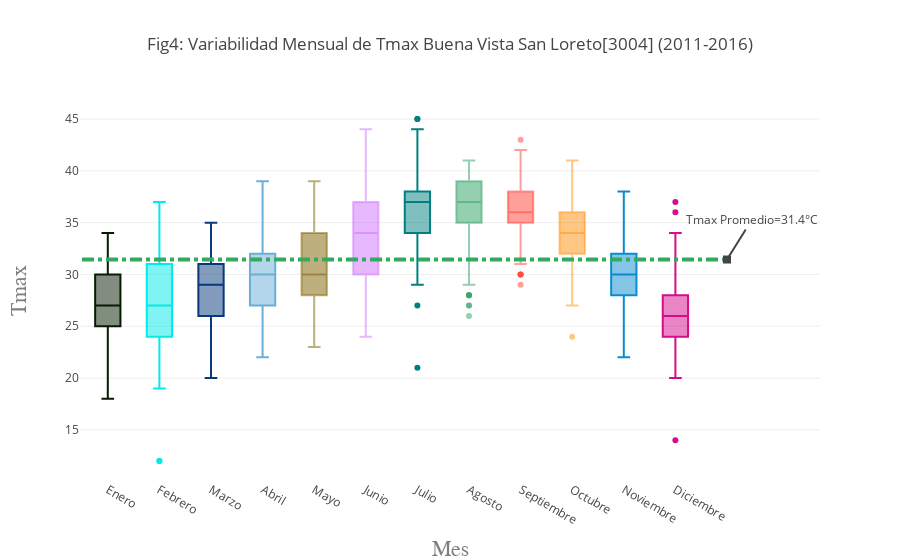

Write notebook code for a chart like this one.
### Code cell
#Vamos a crear los Boxplots

trace1 = go.Box(y=z1['Tmax'],
    name = 'Enero',
    marker = dict(
    color = 'rgb(5, 28, 0.5)',)
    )

trace2 = go.Box(y=z2['Tmax'],
    name = 'Febrero',
    marker = dict(
    color = 'rgb(2,234,234)',)
    )

trace3 = go.Box(y=z3['Tmax'],
    name = 'Marzo',
    marker = dict(
    color = 'rgb(9,56,125)',)
    )

trace4 = go.Box(y=z4['Tmax'],
    name = 'Abril',
    marker = dict(
    color = 'rgb(107,174,214)',)
    )

trace5 = go.Box(y=z5['Tmax'],
    name = 'Mayo',
    marker = dict(
    color = 'rgba(127, 96, 0, 0.5)',)
    )

trace6 = go.Box(y=z6['Tmax'],
    name = 'Junio',
    marker = dict(
    color = 'rgba(207, 114, 255, 0.5)',)
    )

trace7 = go.Box(y=z7['Tmax'],
    name = 'Julio',
    marker = dict(
    color = 'rgb(0, 128, 128)',)
    )

trace8 = go.Box(y=z8['Tmax'],
    name = 'Agosto',
    marker = dict(
    color = 'rgba(44, 160, 101, 0.5)',)
    )

trace9 = go.Box(y=z9['Tmax'],
    name = 'Septiembre',
    marker = dict(
    color = 'rgba(255, 65, 54, 0.5)',)
    )

trace10 = go.Box(y=z10['Tmax'],
    name = 'Octubre',
    marker = dict(
    color = 'rgba(255, 144, 14, 0.5)',)
    )

trace11 = go.Box(y=z11['Tmax'],
    name = 'Noviembre',
    marker = dict(
    color = 'rgb(10, 140, 208)',)
    )

trace12 = go.Box(y=z12['Tmax'],
    name = 'Diciembre',
    marker = dict(
    color = 'rgb(214, 12, 140)',)
    )


data = [trace1, trace2, trace3, trace4, trace5, trace6, trace7, trace8, trace9, trace10, trace11, trace12]

layout = go.Layout(
    title='Fig4: Variabilidad Mensual de Tmax Buena Vista San Loreto[3004] (2011-2016)',
    xaxis=dict(
        title='Mes',
        titlefont=dict(
            family='Calibri Light, monospace',
            size=22,
            color='#7f7f7f'
        )
    ),
    yaxis=dict(
        title='Tmax',
        titlefont=dict(
            family='Calibri Light, monospace',
            size=22,
            color='#7f7f7f'
        )
    ),
    #El promedio de la Temperatura máxima como referencia:
    shapes = [
        {
            'type': 'line',
            'x0': -0.5,
            'y0': 31.441130152848537,
            'x1': 12,
            'y1': 31.441130152848537,
            'line': {
                'color': 'rgb(50, 171, 96)',
                'width': 4,
                'dash': 'dashdot',
            },
        }
    ],
    showlegend=False,
    annotations=[
        dict(
            x=12,
            y=31.441130152848537,
            xref='x',
            yref='y',
            text='Tmax Promedio=31.4°C',
            showarrow=True,
            arrowhead=7,
            ax=25,
            ay=-40
        )
    ]
)

fig = go.Figure({
    'data': data,
    'layout': layout,
})

iplot({'data': data, 'layout': layout}, filename='timestamp-highlight')

### Figure 1 — Plotly figure (JSON) as saved in the notebook; plotly's stock layout.template omitted (floating-point values rounded to 4 significant figures; data arrays with more than 128 entries replaced by an {"elided": "..."} marker saying what was removed)
{"data": [{"marker": {"color": "rgb(5, 28, 0.5)"}, "name": "Enero", "type": "box", "uid": "acf3d2a4-e441-11e8-a901-f894c21c29c8", "y": {"elided": "186 int values"}}, {"marker": {"color": "rgb(2,234,234)"}, "name": "Febrero", "type": "box", "uid": "acf3d2a5-e441-11e8-824a-f894c21c29c8", "y": {"elided": "170 float values"}}, {"marker": {"color": "rgb(9,56,125)"}, "name": "Marzo", "type": "box", "uid": "acf3d2a6-e441-11e8-a6a8-f894c21c29c8", "y": {"elided": "186 int values"}}, {"marker": {"color": "rgb(107,174,214)"}, "name": "Abril", "type": "box", "uid": "acf3d2a7-e441-11e8-a39e-f894c21c29c8", "y": {"elided": "180 int values"}}, {"marker": {"color": "rgba(127, 96, 0, 0.5)"}, "name": "Mayo", "type": "box", "uid": "acf3d2a8-e441-11e8-8a61-f894c21c29c8", "y": {"elided": "186 float values"}}, {"marker": {"color": "rgba(207, 114, 255, 0.5)"}, "name": "Junio", "type": "box", "uid": "acf3d2a9-e441-11e8-971b-f894c21c29c8", "y": {"elided": "180 float values"}}, {"marker": {"color": "rgb(0, 128, 128)"}, "name": "Julio", "type": "box", "uid": "acf3d2aa-e441-11e8-9f76-f894c21c29c8", "y": {"elided": "186 float values"}}, {"marker": {"color": "rgba(44, 160, 101, 0.5)"}, "name": "Agosto", "type": "box", "uid": "acf3d2ab-e441-11e8-a7a1-f894c21c29c8", "y": {"elided": "186 float values"}}, {"marker": {"color": "rgba(255, 65, 54, 0.5)"}, "name": "Septiembre", "type": "box", "uid": "acf3d2ac-e441-11e8-9c10-f894c21c29c8", "y": {"elided": "179 float values"}}, {"marker": {"color": "rgba(255, 144, 14, 0.5)"}, "name": "Octubre", "type": "box", "uid": "acf3d2ad-e441-11e8-9c06-f894c21c29c8", "y": {"elided": "185 int values"}}, {"marker": {"color": "rgb(10, 140, 208)"}, "name": "Noviembre", "type": "box", "uid": "acf3d2ae-e441-11e8-a37e-f894c21c29c8", "y": {"elided": "180 float values"}}, {"marker": {"color": "rgb(214, 12, 140)"}, "name": "Diciembre", "type": "box", "uid": "acf3d2af-e441-11e8-9313-f894c21c29c8", "y": {"elided": "155 float values"}}], "layout": {"annotations": [{"arrowhead": 7, "ax": 25, "ay": -40, "showarrow": true, "text": "Tmax Promedio=31.4°C", "x": 12, "xref": "x", "y": 31.44, "yref": "y"}], "shapes": [{"line": {"color": "rgb(50, 171, 96)", "dash": "dashdot", "width": 4}, "type": "line", "x0": -0.5, "x1": 12, "y0": 31.44, "y1": 31.44}], "showlegend": false, "title": "Fig4: Variabilidad Mensual de Tmax Buena Vista San Loreto[3004] (2011-2016)", "xaxis": {"title": "Mes", "titlefont": {"color": "#7f7f7f", "family": "Calibri Light, monospace", "size": 22}}, "yaxis": {"title": "Tmax", "titlefont": {"color": "#7f7f7f", "family": "Calibri Light, monospace", "size": 22}}}}
